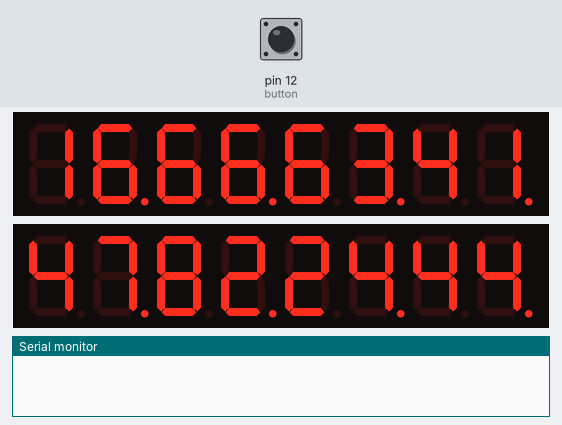
Recording of a sketch running on a simulated Arduino Uno, built with avr-gcc and run on an emulated ATmega328P. Parts: 2 × 8-digit seven-segment display, the last lines printed to the serial monitor. The inputs (shaded band) are chosen by the test bench; at power-on: pin 12 (button) HIGH. Random numbers use the default seed unless the sketch sets one.

Above: at 1.2 s.
1.3 s: pin 12 (button) pulled LOW for 0.15 s
At 1.9 s:
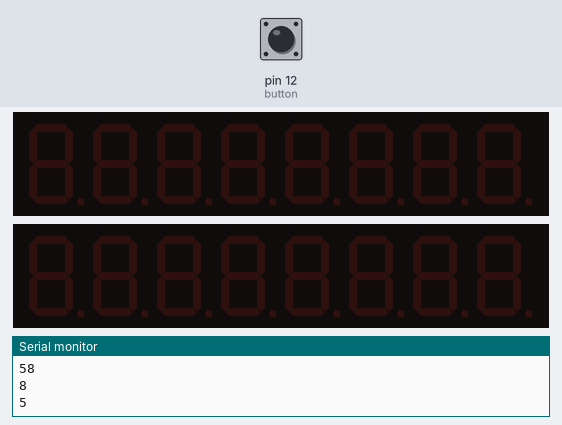
4.0 s: pin 12 (button) pulled LOW for 3.2 s
At 10.4 s:
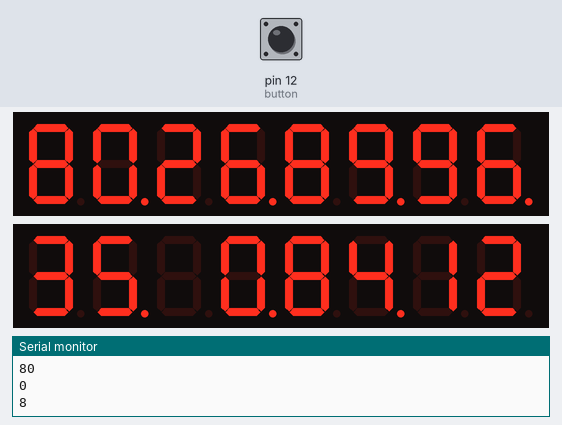
Timing chart, 0 to 11.9 s (numbered marks = the images above; inputs shaded):
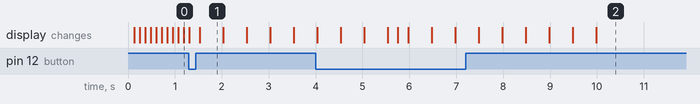

Measured:
- what the display in image 1 shows lasts 0.5 s, from 1.5 s to 2.0 s

The sketch:

test2.ino
```cpp
#include "LedControl.h" // Pin 7 to Data In, 6 to Clk, 5 to LOAD, number of devices is 3
LedControl lc = LedControl(7, 6, 5, 2);
const int button = 12;
int ok = 1;

void setup() {
  // Initialize the 3 MAX7219 devices
  Serial.begin(9600);
  pinMode(button, INPUT);
  digitalWrite(button, HIGH);

  randomSeed(analogRead(0));

  for (int k = 0; k < 2; k++) {
    lc.shutdown(k, false); // Enable display
    lc.setIntensity(k, 5); // Set brightness level (0 is min, 15 is max)
    lc.clearDisplay(k); // Clear display register
  }
}

//----------------------------------------------------------

int cicle() {
  long long aux = 0, aux2 = 0;
  while (ok) {
    aux = random (99999999);
    aux2 = random (99999999);

    for (int i = 0; i < 8; i++) {
      lc.setDigit(1, i, aux2 % 10, (i + 1) % 2);
      aux2 /= 10;
    }

    for (int i = 0; i < 8; i++) {
      lc.setDigit(0, i, aux % 10, (i + 1) % 2);
      aux /= 10;
    }
    ok = digitalRead(button);
    delay(100);
  }

  return 1;
}
//--------------------------------------------------------
void bingo() {

  int a[10], b[20];

  for (int i = 0; i < 8; i++)
    a[i] = random(0, 99);
  for (int i = 0; i < 8; i++)
    for (int j = i + 1; j < 8; j++)
      if (a[i] == a[j])
      { a[j] = random(0, 99);
        j--;
      }
  int z = 0;
  for (int i = 0; i < 8; i++)
  { Serial.println(a[i]);
    b[z] = a[i] % 10;
    Serial.println(b[z]);
    z++;
    a[i] /= 10;
    if (a[i] == 0)
      b[z] = 11;
    else
      b[z] = a[i] % 10;
    Serial.println(b[z]);
    z++;


  }

  lc.clearDisplay(0);
  lc.clearDisplay(1);

  for (int i = 0; i < 8; i++) {
    if (b[i] != 11) {
      if (i % 2 == 0) delay (500);
      if (i == 0)
      {
        lc.setDigit(1, i, b[i], 0);
      }
      else
        lc.setDigit(1, i, b[i], (i + 1) % 2);

    }
  }
  for (int i = 0; i < 8; i++) {

    if (b[i + 8] != 11)
    { if (i % 2 == 0) delay (500);
      lc.setDigit(0, i, b[i + 8], (i + 1) % 2);
    }

  }

}

void loop() {

  cicle();

  if (ok == 0)
  { delay(100);
    bingo();
    while (ok == 0)
      if (digitalRead(button) == LOW)
        ok = 1;
  }
  delay(200);


}
```
